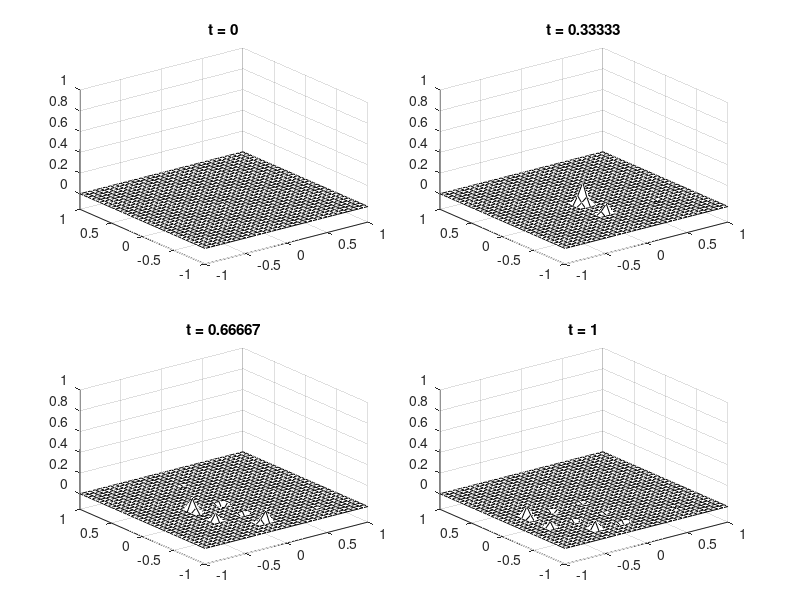

This chart was generated by the following MATLAB code:
% p20.m - 2nd-order wave eq. in 2D via FFT (compare p19.m)
clear all; close all; 


Nvector = [24,48];
time1 = zeros(length(Nvector),1);
for k = 1:length(Nvector)
    N=Nvector(k);
    % Grid and initial data:
    x = cos(pi*(0:N)/N); y = x';
    dt = 6/N^2;
    [xx,yy] = meshgrid(x,y);
    plotgap = round((1/3)/dt); dt = (1/3)/plotgap;
    vv = exp(-40*((xx-.4).^2 + yy.^2));
    vvold = vv; 

    % Time-stepping by leap frog formula:
    [ay,ax] = meshgrid([.56 .06],[.1 .55]); clf
    tic
    for n = 0:3*plotgap
        t = n*dt;
        if rem(n+.5,plotgap)<1     % plots at multiples of t=1/3
          i = n/plotgap+1;
          subplot('position',[ax(i) ay(i) .36 .36])
          [xxx,yyy] = meshgrid(-1:1/16:1,-1:1/16:1);
          vvv = interp2(xx,yy,vv,xxx,yyy,'cubic');
          mesh(xxx,yyy,vvv), axis([-1 1 -1 1 -0.15 1])
          colormap(1e-6*[1 1 1]); title(['t = ' num2str(t)]), drawnow
        end
        uxx = zeros(N+1,N+1); uyy = zeros(N+1,N+1);
        ii = 2:N;
        for i = 2:N                % 2nd derivs wrt x in each row
          v = vv(i,:); V = [v fliplr(v(ii))];
          U = real(fft(V));
          W1 = real(ifft(1i*[0:N-1 0 1-N:-1].*U)); % diff wrt theta
          W2 = real(ifft(-[0:N 1-N:-1].^2.*U));    % diff^2 wrt theta
          uxx(i,ii) = W2(ii)./(1-x(ii).^2) - x(ii).* ... 
                         W1(ii)./(1-x(ii).^2).^(3/2);
        end
        for j = 2:N                % 2nd derivs wrt y in each column
          v = vv(:,j); V = [v; flipud(v(ii))];
          U = real(fft(V));
          W1 = real(ifft(1i*[0:N-1 0 1-N:-1]'.*U));% diff wrt theta   
          W2 = real(ifft(-[0:N 1-N:-1]'.^2.*U));   % diff^2 wrt theta
          uyy(ii,j) = W2(ii)./(1-y(ii).^2) - y(ii).* ...
                         W1(ii)./(1-y(ii).^2).^(3/2);
        end
        vvnew = 2*vv - vvold + dt^2*(uxx+uyy); 
        vvold = vv; vv = vvnew;
    end
    time1(k) = toc;
end
time1